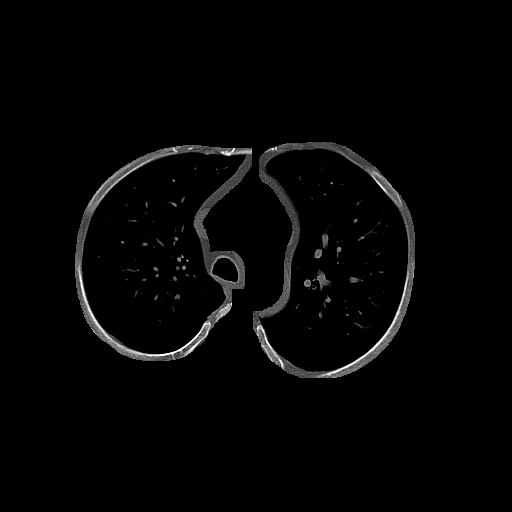
#> input picture normal/5-20100127kmeans/032.png, 512 x 512 px
$ jupyter execute --allow-errors Untitled2.ipynb   (shell and % lines are left out)
#> lines starting #> are read from the running program, lines starting #| are printed output that depends on the picture; after the words box and inside, x2 and y2 are one past the last pixel; in counts of white or black regions, pixels touching at a corner belong together
[cell 1]
import cv2
import numpy as np
import matplotlib.pyplot as plt
# Read image
im_in = cv2.imread("032.png", cv2.IMREAD_GRAYSCALE);
#> im_in is the input picture: shape (512, 512); min 0, max 255, mean 5
th, im_th = cv2.threshold(im_in, 5, 255, cv2.THRESH_BINARY_INV);
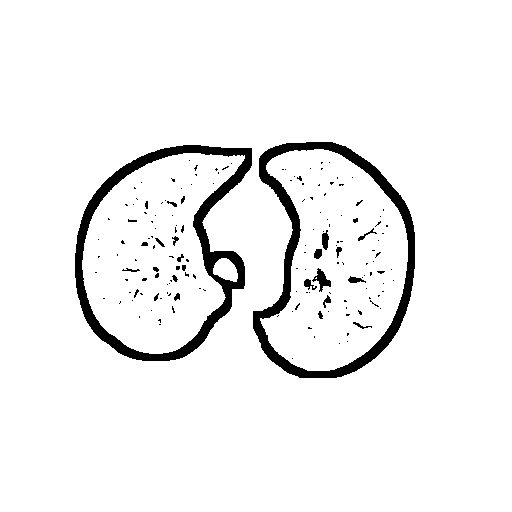
#> im_th: shape (512, 512); 94.7% white; 165 black regions (140 under 20 px), largest, box (x1, y1, x2, y2) and area: (75, 145, 252, 361) 6284, (253, 142, 415, 378) 5919, (312, 268, 331, 292) 183

# Copy the thresholded image.
im_floodfill = im_th.copy()

# Mask used to flood filling.
# Notice the size needs to be 2 pixels than the image.
h, w = im_th.shape[:2]
#> h = 512; w = 512
mask = np.zeros((h+2, w+2), np.uint8)

# Floodfill from point (0, 0)
cv2.floodFill(im_floodfill, mask, (0,0), 255);

# Invert floodfilled image
im_floodfill_inv = cv2.bitwise_not(im_floodfill)

# Combine the two images to get the foreground.
im_out = im_th | im_floodfill_inv
#> im_out: shape (512, 512); every value is 255

# Display images.
plt.imshow(im_floodfill, cmap='gray', vmin=0, vmax=255)

#> (a cell that did not finish here is left out)

[cell 3]
img1=cv2.imread("032.png",0)
img2=cv2.imread("033.png",0)
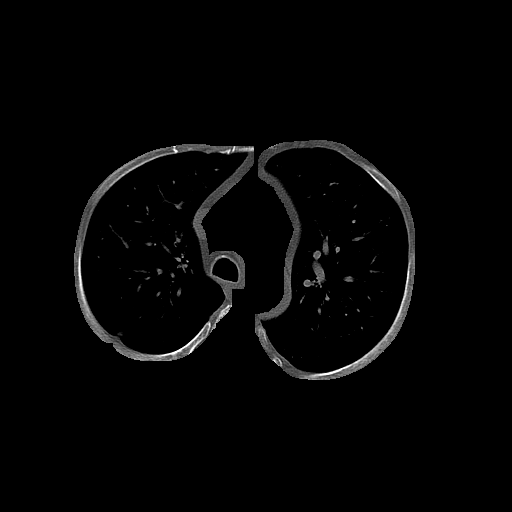
#> input picture normal/5-20100127kmeans/033.png, 512 x 512 px
#> img2 is the input picture: shape (512, 512); min 0, max 255, mean 5
ar1=np.array(img1)
ar2=np.array(img2)
# print(ar1)
# diff=ar1-ar2
# print(diff)

[cell 4]
from sklearn.metrics import confusion_matrix
from sklearn.metrics import accuracy_score
from sklearn.metrics import classification_report
#> (the rest of this cell did not finish here and is left out)

[cell 5]
import cv2 as cv
import numpy as np
from matplotlib import pyplot as plt
img = cv.imread('032.png',0)
ret,thresh1 = cv.threshold(img,5,255,cv.THRESH_BINARY)
plt.imshow(thresh1, cmap='gray', vmin=0, vmax=255)

[cell 6]
import cv2
import numpy as np
import matplotlib.pyplot as plt
from scipy import ndimage
im = cv2.imread("imq.png",0)
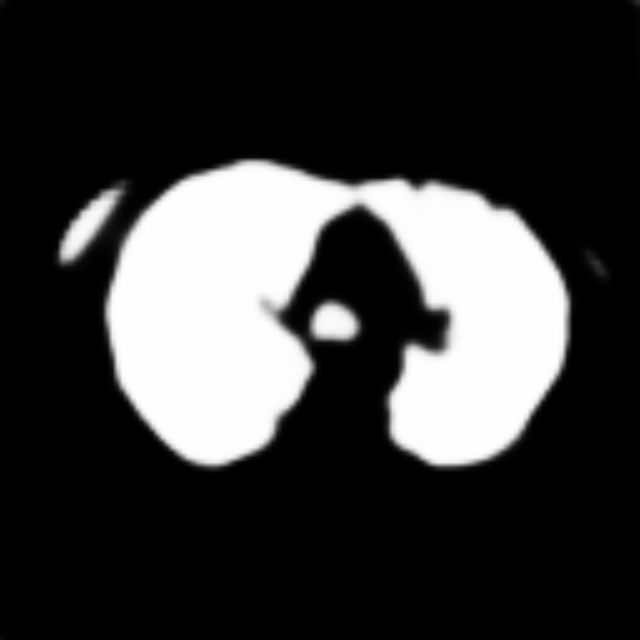
#> input picture imq.png, 1280 x 1280 px, found by its file name (shown at 1/2 size)
#> im is the input picture: shape (1280, 1280); min 0, max 254, mean 56.4
threshold = 100

# find connected components
labeled, nr_objects = ndimage.label(im >threshold)
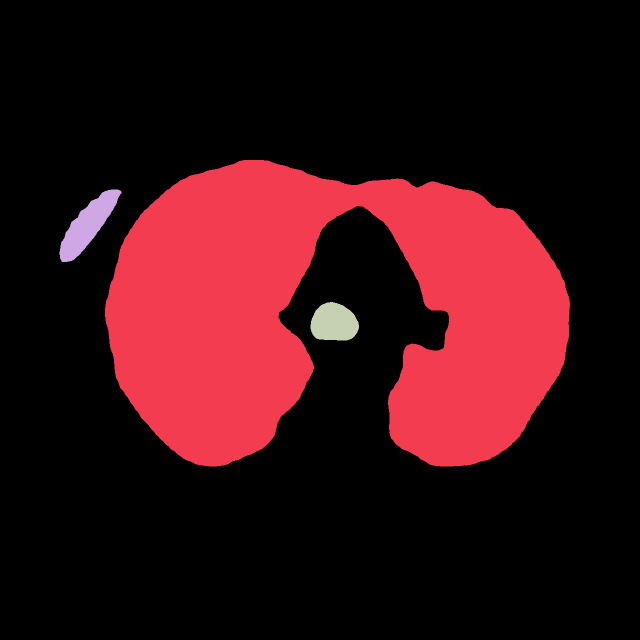
#> labeled: shape (1280, 1280) int32 (shown at 1/2 size); 4 distinct labels, from 0 to 3; one colour per label, 0 black
#> nr_objects = 3
print("Number of objects is {}".format(nr_objects))
#| Number of objects is 3
plt.imshow(labeled)

[cell 7]
def final_image(labeled_image):
    labeled_image = labeled_image.flatten()
    largest_contour = sum(labeled_image==1)
#> largest_contour = 357871
    index_1 = np.where(labeled_image==1)
    index_2 = np.where(labeled_image==2)
    second_largest_contour = sum(labeled_image==2)
#> second_largest_contour = 7547
    if (second_largest_contour > largest_contour/2 ):
        index = np.concatenate(index_1, index_2)
    else:
        index = index_1
    labeled_image[index]=255
    index_ = np.where(labeled_image!=255)
    labeled_image[index_]=0
    labeled_image = np.resize(labeled_image, (128,128))
#> labeled_image: shape (128, 128) int32; every value is 0
    print(labeled_image.shape)
#| (128, 128)
    return labeled_image
